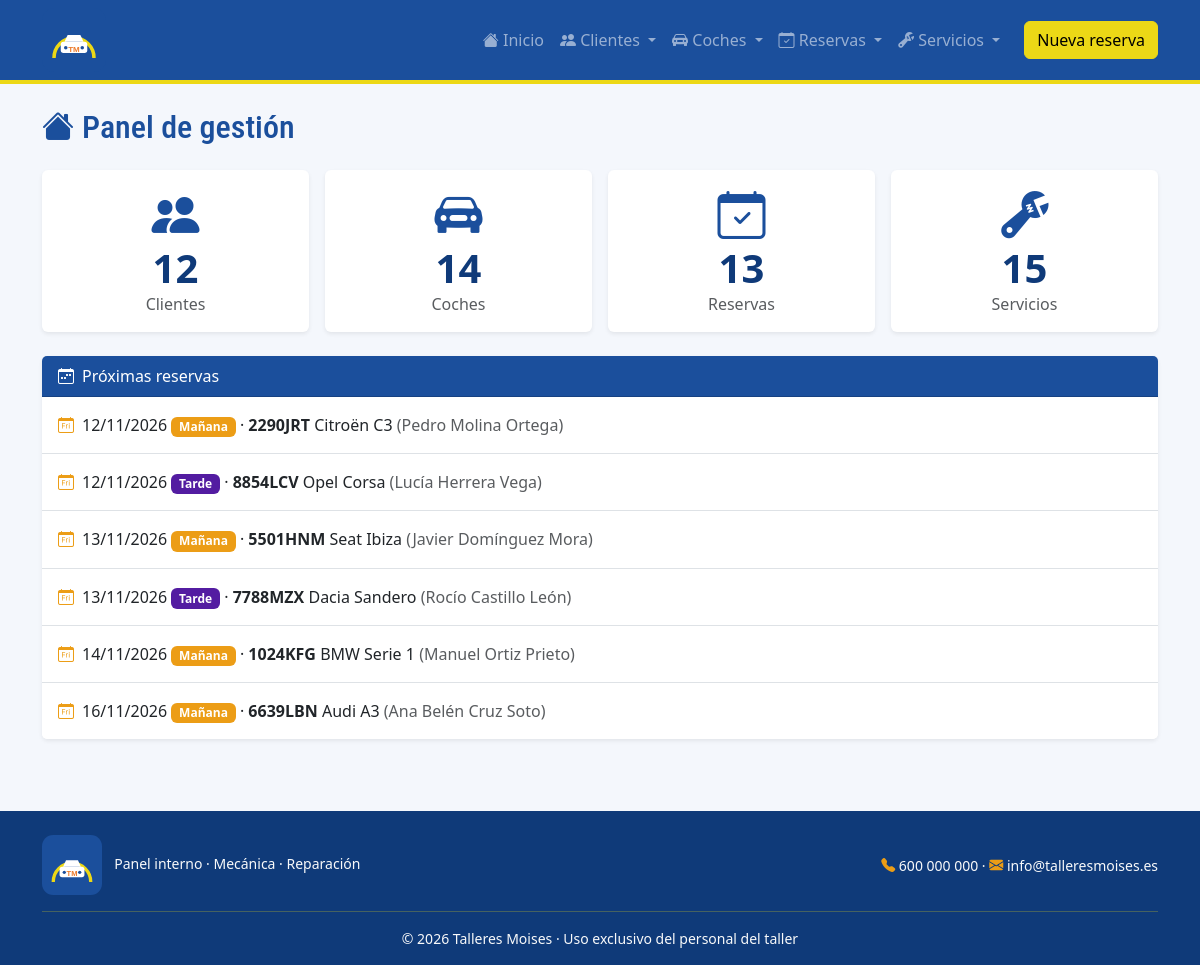
The page / on the database its author committed.
### tables this page shows
CREATE TABLE `RESERVA` (
  `id` INT NOT NULL AUTO_INCREMENT,
  `dia` DATE NOT NULL,
  `franja_horaria` VARCHAR(10) NOT NULL,  
  `id_coche` INT NULL,  

   
   
   
  `snapshot_cliente_email` VARCHAR(150) NOT NULL,
  `snapshot_coche_matricula` VARCHAR(15) NOT NULL,

   
  `prioridad_reserva` INT NOT NULL DEFAULT 4,
  `esta_confirmada` BOOLEAN NOT NULL DEFAULT FALSE,

   
  PRIMARY KEY (`id`),
   
  UNIQUE KEY `uq_reserva_coche_dia_franja` (`id_coche`, `dia`, `franja_horaria`),
  CONSTRAINT `chk_reserva_franja_horaria` CHECK (`franja_horaria` IN ('MANANA', 'TARDE')),
  CONSTRAINT `chk_reserva_prioridad` CHECK (`prioridad_reserva` BETWEEN 1 AND 4),
   
  CONSTRAINT `fk_reserva_coche` FOREIGN KEY (`id_coche`) REFERENCES `COCHE` (`id`) ON DELETE SET NULL
);

CREATE TABLE `COCHE` (
  `id` INT NOT NULL AUTO_INCREMENT,
  `marca` VARCHAR(100) NOT NULL,
  `modelo` VARCHAR(100) NOT NULL,
  `matricula` VARCHAR(15) NOT NULL,
  `anio` INT NOT NULL,
  `id_cliente` INT NOT NULL,
   
  `deleted_at` DATETIME NULL DEFAULT NULL,
  `imagen` MEDIUMBLOB NULL,  
  PRIMARY KEY (`id`),
  UNIQUE KEY `uq_coche_matricula` (`matricula`),

   
   
   
   

  KEY `idx_coche_id_cliente` (`id_cliente`),
   
  KEY `idx_coche_deleted_at` (`deleted_at`),
   
  CONSTRAINT `fk_coche_cliente` FOREIGN KEY (`id_cliente`) REFERENCES `CLIENTE` (`id`)
);

CREATE TABLE `CLIENTE` (
  `id` INT NOT NULL AUTO_INCREMENT,
  `nombre_completo` VARCHAR(150) NOT NULL,
  `telefono` VARCHAR(20) NULL,
  `email` VARCHAR(150) NOT NULL,
  `id_cp` INT NOT NULL,
   
  `deleted_at` DATETIME NULL DEFAULT NULL,
  `imagen` MEDIUMBLOB NULL,  
  PRIMARY KEY (`id`),
  UNIQUE KEY `uq_cliente_email` (`email`),
   
  KEY `idx_cliente_id_cp` (`id_cp`),
   
   
  KEY `idx_cliente_deleted_at` (`deleted_at`),
   
  CONSTRAINT `fk_cliente_codigo_postal` FOREIGN KEY (`id_cp`) REFERENCES `CODIGO_POSTAL` (`id`)
);

### inc/entidades.php (called while the page is built, shortened)
<?php
$FRANJAS = array("MANANA" => "Mañana", "TARDE" => "Tarde");

### index.php (the view, shortened to what this page needs)
<?php
require_once("funcionesBD.php");
$conexion = bd();
$tablas = array("clientes" => "CLIENTE", "coches" => "COCHE", "reservas" => "RESERVA", "servicios" => "SERVICIO");
$cuentas = array();
foreach ($tablas as $clave => $tabla) {
    $f = consultar($conexion, "SELECT COUNT(*) AS n FROM " . $tabla);
    $cuentas[$clave] = $f ? (int)$f[0]["n"] : 0;
}
$proximas = consultar($conexion, "SELECT r.id, r.dia, r.franja_horaria, co.matricula, CONCAT(co.marca, ' ', co.modelo) AS vehiculo,
        cl.nombre_completo AS cliente
    FROM RESERVA r
    INNER JOIN COCHE co ON co.id = r.id_coche
    INNER JOIN CLIENTE cl ON cl.id = co.id_cliente
    WHERE r.dia >= CURDATE()
    ORDER BY r.dia, FIELD(r.franja_horaria, 'MANANA', 'TARDE') LIMIT 6");
?>
  <main class="container py-4">
    <h1 class="h2 text-primary mb-4"><i class="bi bi-house-fill me-2"></i>Panel de gestión</h1>
    <div class="row row-cols-2 row-cols-lg-4 g-3 mb-4">
      <?php foreach ($tablas as $clave => $tabla) { $def = $ENTIDADES[$clave]; ?>
      <div class="col">
        <a class="text-decoration-none" href="listado_<?php echo $clave; ?>.php">
          <div class="card card-porque h-100 text-center shadow-sm border-0"><div class="card-body">
            <i class="bi <?php echo $def["icono"]; ?> display-5 text-primary"></i>
            <div class="display-6 fw-bold text-dark"><?php echo $cuentas[$clave]; ?></div>
            <div class="text-body-secondary"><?php echo h($def["titulo"]); ?></div>
          </div></div>
        </a>
      </div>
      <?php } ?>
    </div>
    <div class="card shadow-sm border-0">
      <div class="card-header bg-primary text-white"><i class="bi bi-calendar-week me-2"></i>Próximas reservas</div>
      <?php if (!$proximas) { ?>
        <div class="card-body"><?php echo alertaHTML("info", "No hay reservas próximas."); ?></div>
      <?php } else { ?>
        <ul class="list-group list-group-flush">
          <?php foreach ($proximas as $p) { ?>
          <li class="list-group-item py-3">
            <i class="bi bi-calendar-day text-warning me-2"></i><?php echo fechaES($p["dia"]); ?>
            <?php echo badgeFranja($p["franja_horaria"]); ?>
            · <strong><?php echo h($p["matricula"]); ?></strong> <?php echo h($p["vehiculo"]); ?>
            <span class="text-body-secondary">(<?php echo h($p["cliente"]); ?>)</span>
          </li>
          <?php } ?>
        </ul>
      <?php } ?>
    </div>
  </main>

### funcionesBD.php (shortened to what this page needs)
<?php
require_once(__DIR__ . "/inc/entidades.php");
function consultar($conexion, $sql, $tipos = "", $params = array()) {
    try {
        $stmt = $conexion->prepare($sql);
        $stmt->execute();
        $res = $stmt->get_result();
        $filas = $res ? $res->fetch_all(MYSQLI_ASSOC) : array();
        return $filas;
    } catch (mysqli_sql_exception $e) {
        $errorBD = $e->getMessage();
        return array();
    }
}
function h($valor) {
    return htmlspecialchars((string)$valor, ENT_QUOTES, "UTF-8");
}
function fechaES($f) {
    $p = explode("-", $f);
    return $p[2] . "/" . $p[1] . "/" . $p[0];
}
function badgeFranja($v) {
    return $v === "MANANA" ? '<span class="badge badge-manana">Mañana</span>' : '<span class="badge badge-tarde">Tarde</span>';
}

### css/style.css (style rules this page uses)
:root { --bs-primary: #1B4F9C; --bs-primary-rgb: 27, 79, 156; --bs-secondary: #ECD816; --bs-secondary-rgb: 236, 216, 22; --bs-info: #531CA1; --bs-info-rgb: 83, 28, 161; --bs-warning: #EC9D16; --bs-warning-rgb: 236, 157, 22; --bs-dark: #0F3A79; --bs-dark-rgb: 15, 58, 121; --bs-body-font-family: system-ui, -apple-system, "Segoe UI", Roboto, Arial, sans-serif; }
.btn-secondary { --bs-btn-color: #000; --bs-btn-bg: #ECD816; --bs-btn-border-color: #ECD816; --bs-btn-hover-color: #000; --bs-btn-hover-bg: #d4c014; --bs-btn-hover-border-color: #d4c014; --bs-btn-active-color: #000; --bs-btn-active-bg: #c2af12; --bs-btn-active-border-color: #c2af12; }
h1, h2, h3, h4, h5, h6 { font-family: "Arial Narrow", "Roboto Condensed", "Franklin Gothic Medium", Impact, sans-serif; font-weight: 700; }
.navbar, .btn { font-family: "Segoe UI", Montserrat, Arial, sans-serif; }
.navbar { border-bottom: 4px solid var(--bs-secondary); }
.navbar-brand { padding: 0; }
.navbar-brand img { height: 100px; }
.card-porque { transition: transform .25s ease, box-shadow .25s ease; }
.card-porque .bi { display: inline-block; transition: transform .25s ease; }

### css/admin.css (style rules this page uses)
.navbar-brand img { height: 64px; border-radius: .75rem; }
body { background: #f4f7fc; }
.badge-manana { background: var(--bs-warning); color: #fff; }
.badge-tarde { background: var(--bs-info); color: #fff; }

### rows shown on the page
reserva: dia "12/11/2026", franja_horaria "Mañana", id_coche.matricula "2290JRT", vehiculo "Citroën C3", cliente.nombre_completo "Pedro Molina Ortega"
reserva: dia "12/11/2026", franja_horaria "Tarde", id_coche.matricula "8854LCV", vehiculo "Opel Corsa", cliente.nombre_completo "Lucía Herrera Vega"
reserva: dia "13/11/2026", franja_horaria "Mañana", id_coche.matricula "5501HNM", vehiculo "Seat Ibiza", cliente.nombre_completo "Javier Domínguez Mora"
reserva: dia "13/11/2026", franja_horaria "Tarde", id_coche.matricula "7788MZX", vehiculo "Dacia Sandero", cliente.nombre_completo "Rocío Castillo León"
reserva: dia "14/11/2026", franja_horaria "Mañana", id_coche.matricula "1024KFG", vehiculo "BMW Serie 1", cliente.nombre_completo "Manuel Ortiz Prieto"
reserva: dia "16/11/2026", franja_horaria "Mañana", id_coche.matricula "6639LBN", vehiculo "Audi A3", cliente.nombre_completo "Ana Belén Cruz Soto"

### other values the page prints
$cuentas[$clave] "12"
$def["titulo"] "Clientes"
$cuentas[$clave] "14"
$def["titulo"] "Coches"
$cuentas[$clave] "13"
$def["titulo"] "Reservas"
$cuentas[$clave] "15"
$def["titulo"] "Servicios"
